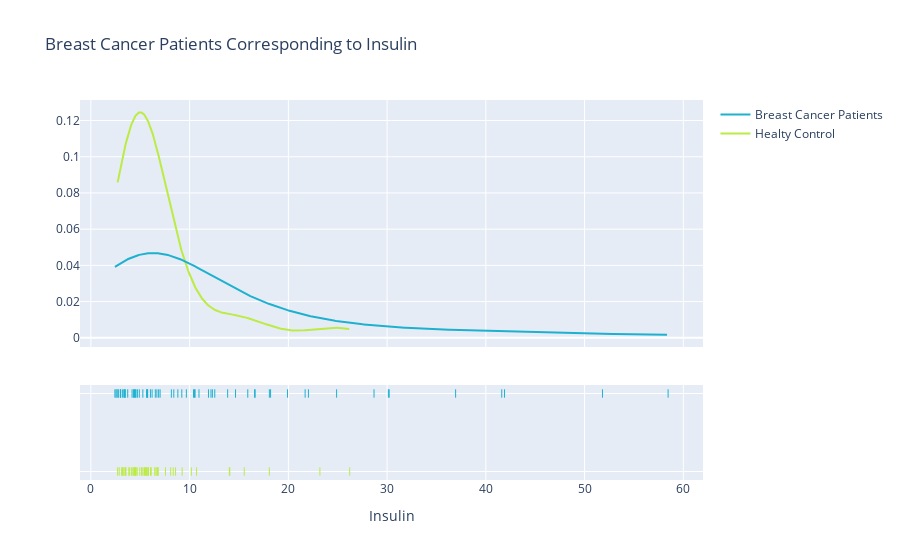

The code cell stored with this chart in its notebook:
### Markdown cell above
Breast Cancer Patients corresponding to Insulin

### Code cell
more = df[df['Classification']==1]['Insulin']
less = df[df['Classification']==0]['Insulin']
fig = ff.create_distplot([less, more],['Healty Control', 'Breast Cancer Patients']
                         , show_hist=False, 
                        colors=['#bbeb44','#1db1cf'])
fig.update_layout(
    title="Breast Cancer Patients Corresponding to Insulin",
    xaxis_title="Insulin",
)
fig.show()

### Figure 1 — Plotly figure (JSON) as saved in the notebook; plotly's stock layout.template omitted (floating-point values rounded to 4 significant figures; data arrays with more than 128 entries replaced by an {"elided": "..."} marker saying what was removed)
{"data": [{"legendgroup": "Healty Control", "marker": {"color": "#bbeb44"}, "mode": "lines", "name": "Healty Control", "showlegend": true, "type": "scatter", "x": {"elided": "500 float values"}, "xaxis": "x", "y": {"elided": "500 float values"}, "yaxis": "y"}, {"legendgroup": "Breast Cancer Patients", "marker": {"color": "#1db1cf"}, "mode": "lines", "name": "Breast Cancer Patients", "showlegend": true, "type": "scatter", "x": {"elided": "500 float values"}, "xaxis": "x", "y": {"elided": "500 float values"}, "yaxis": "y"}, {"legendgroup": "Healty Control", "marker": {"color": "#bbeb44", "symbol": "line-ns-open"}, "mode": "markers", "name": "Healty Control", "showlegend": false, "type": "scatter", "x": [2.707, 3.115, 4.498, 3.226, 3.549, 3.226, 4.69, 6.47, 3.35, 4.952, 3.469, 5.663, 4.09, 6.107, 5.782, 7.553, 2.869, 18.08, 4.427, 14.03, 4.345, 4.53, 5.81, 4.376, 5.537, 6.76, 6.703, 9.245, 6.817, 6.59, 15.53, 10.18, 8.576, 23.19, 3.855, 5.819, 4.181, 5.646, 5.138, 3.881, 5.376, 14.07, 5.197, 5.43, 8.34, 6.042, 8.079, 3.508, 10.7, 4.462, 26.21, 4.58], "xaxis": "x", "y": ["Healty Control", "Healty Control", "Healty Control", "Healty Control", "Healty Control", "Healty Control", "Healty Control", "Healty Control", "Healty Control", "Healty Control", "Healty Control", "Healty Control", "Healty Control", "Healty Control", "Healty Control", "Healty Control", "Healty Control", "Healty Control", "Healty Control", "Healty Control", "Healty Control", "Healty Control", "Healty Control", "Healty Control", "Healty Control", "Healty Control", "Healty Control", "Healty Control", "Healty Control", "Healty Control", "Healty Control", "Healty Control", "Healty Control", "Healty Control", "Healty Control", "Healty Control", "Healty Control", "Healty Control", "Healty Control", "Healty Control", "Healty Control", "Healty Control", "Healty Control", "Healty Control", "Healty Control", "Healty Control", "Healty Control", "Healty Control", "Healty Control", "Healty Control", "Healty Control", "Healty Control"], "yaxis": "y2"}, {"legendgroup": "Breast Cancer Patients", "marker": {"color": "#1db1cf", "symbol": "line-ns-open"}, "mode": "markers", "name": "Breast Cancer Patients", "showlegend": false, "type": "scatter", "x": [13.85, 4.56, 12.3, 21.7, 2.999, 6.2, 4.364, 3.482, 5.261, 6.683, 2.64, 2.74, 6.862, 4.902, 3.73, 5.7, 3.42, 15.89, 3.44, 58.46, 6.03, 4.42, 36.94, 10.55, 16.64, 4.328, 41.61, 22.03, 3.188, 9.669, 28.68, 10.39, 4.172, 14.65, 2.54, 51.81, 12.16, 16.58, 41.89, 18.08, 30.21, 24.89, 30.13, 8.396, 9.208, 2.432, 18.2, 8.808, 3.012, 6.524, 10.49, 10.95, 12.55, 5.636, 4.713, 5.75, 8.15, 7.01, 11.91, 3.33, 4.53, 5.73, 2.82, 19.91], "xaxis": "x", "y": ["Breast Cancer Patients", "Breast Cancer Patients", "Breast Cancer Patients", "Breast Cancer Patients", "Breast Cancer Patients", "Breast Cancer Patients", "Breast Cancer Patients", "Breast Cancer Patients", "Breast Cancer Patients", "Breast Cancer Patients", "Breast Cancer Patients", "Breast Cancer Patients", "Breast Cancer Patients", "Breast Cancer Patients", "Breast Cancer Patients", "Breast Cancer Patients", "Breast Cancer Patients", "Breast Cancer Patients", "Breast Cancer Patients", "Breast Cancer Patients", "Breast Cancer Patients", "Breast Cancer Patients", "Breast Cancer Patients", "Breast Cancer Patients", "Breast Cancer Patients", "Breast Cancer Patients", "Breast Cancer Patients", "Breast Cancer Patients", "Breast Cancer Patients", "Breast Cancer Patients", "Breast Cancer Patients", "Breast Cancer Patients", "Breast Cancer Patients", "Breast Cancer Patients", "Breast Cancer Patients", "Breast Cancer Patients", "Breast Cancer Patients", "Breast Cancer Patients", "Breast Cancer Patients", "Breast Cancer Patients", "Breast Cancer Patients", "Breast Cancer Patients", "Breast Cancer Patients", "Breast Cancer Patients", "Breast Cancer Patients", "Breast Cancer Patients", "Breast Cancer Patients", "Breast Cancer Patients", "Breast Cancer Patients", "Breast Cancer Patients", "Breast Cancer Patients", "Breast Cancer Patients", "Breast Cancer Patients", "Breast Cancer Patients", "Breast Cancer Patients", "Breast Cancer Patients", "Breast Cancer Patients", "Breast Cancer Patients", "Breast Cancer Patients", "Breast Cancer Patients", "Breast Cancer Patients", "Breast Cancer Patients", "Breast Cancer Patients", "Breast Cancer Patients"], "yaxis": "y2"}], "layout": {"barmode": "overlay", "hovermode": "closest", "legend": {"traceorder": "reversed"}, "title": {"text": "Breast Cancer Patients Corresponding to Insulin"}, "xaxis": {"anchor": "y2", "domain": [0, 1], "title": {"text": "Insulin"}, "zeroline": false}, "yaxis": {"anchor": "free", "domain": [0.35, 1], "position": 0}, "yaxis2": {"anchor": "x", "domain": [0, 0.25], "dtick": 1, "showticklabels": false}}}
